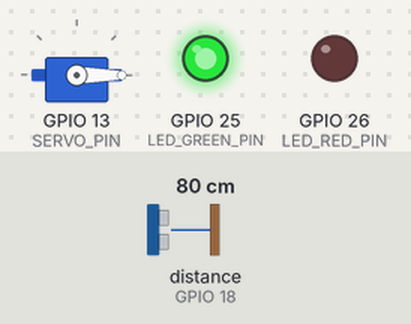
Bench run of a sketch on a simulated ESP32. Shown: servo, output pins drawn as LEDs (lit = HIGH). Wiring (inferred from the names in the program): ultrasonic range finder: trigger GPIO 5; echo GPIO 18. The inputs (shaded band) are chosen by the test bench; at power-on: distance to the obstacle (sensor on GPIO 18) 80 cm. The echo pulse lasts 58.3 µs per cm; WiFi joins after 1.5 s; servers stay silent unless stated; uploads are accepted with an empty reply; pins used as bus, display or sensor lines are not drawn; what the sketch prints to the serial monitor is not drawn.

Above: at 0.6 s.
At 4.9 s:
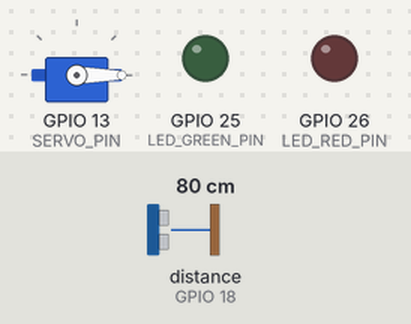
5.0 s: distance to the obstacle (sensor on GPIO 18) set to 54 cm
6.9 s: distance to the obstacle (sensor on GPIO 18) set to 46 cm
At 7.8 s:
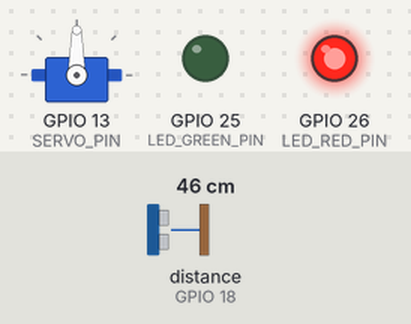
Timing chart, 0 to 9.9 s (numbered marks = the images above; inputs shaded):
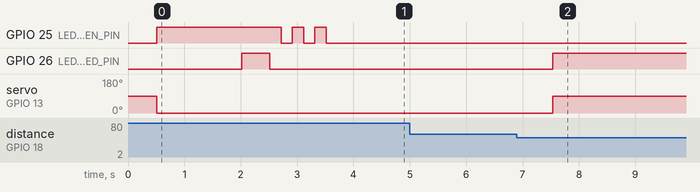

The sketch:

surepark_esp32.ino
```cpp
/**
 * SurePark Baguio — ESP32 Firmware
 * ==================================
 * Handles one parking slot per board.
 *
 * Hardware per slot:
 *   - HC-SR04 ultrasonic sensor  → detects car presence
 *   - SG90 / MG996R servo motor  → raises / lowers bollard
 *   - Green LED (GPIO 25)         → slot available
 *   - Red LED   (GPIO 26)         → slot occupied / bollard up
 *
 * Libraries required (install via Arduino Library Manager):
 *   - ArduinoJson   by Benoit Blanchon   (v6.x)
 *   - ESP32Servo    by Kevin Harrington
 *
 * Board: "ESP32 Dev Module"  (Tools → Board → ESP32 Arduino)
 *
 * ─────────────────────────────────────────────────────────────
 *  WIRING DIAGRAM
 * ─────────────────────────────────────────────────────────────
 *
 *  HC-SR04 Ultrasonic
 *  ┌──────────┐
 *  │ VCC  ────┼──── 5V
 *  │ GND  ────┼──── GND
 *  │ TRIG ────┼──── GPIO 5
 *  │ ECHO ────┼──── GPIO 18  (use a 1kΩ / 2kΩ voltage divider
 *  └──────────┘              to bring 5V echo → 3.3V for ESP32)
 *
 *  SG90 Servo (bollard motor)
 *  ┌──────────┐
 *  │ VCC  ────┼──── 5V  (external 5V supply recommended)
 *  │ GND  ────┼──── GND (shared with ESP32)
 *  │ PWM  ────┼──── GPIO 13
 *  └──────────┘
 *
 *  Status LEDs
 *  Green LED  anode ─ 220Ω ─ GPIO 25 ─ GND
 *  Red   LED  anode ─ 220Ω ─ GPIO 26 ─ GND
 *
 * ─────────────────────────────────────────────────────────────
 *  CONFIGURATION  (edit the four lines below before flashing)
 * ─────────────────────────────────────────────────────────────
 */

// =============================================================
//  STEP 1 — CHANGE THESE 4 VALUES BEFORE UPLOADING
//  (everything else can stay as-is for first test)
// =============================================================
#define WIFI_SSID        "YOUR_WIFI_NAME"       // your WiFi network name
#define WIFI_PASSWORD    "YOUR_WIFI_PASSWORD"   // your WiFi password
#define SERVER_IP        "192.168.1.100"        // PC IP running npm run dev
                                                // Windows: run ipconfig
                                                // Mac/Linux: run ifconfig
#define SLOT_ID          1                      // 1 to 5, one per ESP32 board
// =============================================================

// =============================================================
//  STEP 2 — CHECK YOUR PIN WIRING MATCHES THESE
//  Change the numbers if you used different GPIO pins
// =============================================================
#define TRIG_PIN         5    // HC-SR04 TRIG  → GPIO 5
#define ECHO_PIN         18   // HC-SR04 ECHO  → GPIO 18 (via voltage divider!)
#define SERVO_PIN        13   // SG90 signal   → GPIO 13
#define LED_GREEN_PIN    25   // Green LED     → GPIO 25 (via 220 ohm resistor)
#define LED_RED_PIN      26   // Red LED       → GPIO 26 (via 220 ohm resistor)
// =============================================================

// =============================================================
//  STEP 3 — TUNE THESE IF NEEDED AFTER FIRST TEST
// =============================================================
#define SERVER_PORT      3000   // Next.js default port — do not change
#define SERVO_UP_DEG     90     // Servo angle when bollard is RAISED (blocking)
#define SERVO_DOWN_DEG   0      // Servo angle when bollard is LOWERED (open)
#define CAR_DISTANCE_CM  50     // If sensor reads below this → car is present
                                // Increase if sensor triggers too early
                                // Decrease if car is not being detected
#define SENSOR_INTERVAL  200    // Read sensor every 200 ms
#define POLL_INTERVAL    2000   // Ask server for bollard command every 2 s
#define DEBOUNCE_COUNT   3      // Need 3 same readings in a row to confirm change
                                // Prevents false triggers from sensor noise
// =============================================================

#include <WiFi.h>
#include <HTTPClient.h>
#include <ArduinoJson.h>
#include <ESP32Servo.h>

// ---------- runtime state (do not edit) ----------------------
Servo  bollardServo;
bool   carPresent        = false;
bool   lastReportedState = false;
bool   bollardIsUp       = false;
int    debounceCounter   = 0;
unsigned long lastSensorMs = 0;
unsigned long lastPollMs   = 0;

// =============================================================
//  FUNCTION: readDistanceCm
//  Fires the HC-SR04 and returns distance in centimetres.
//  Returns 999.0 if nothing is detected (timeout).
// =============================================================
float readDistanceCm() {
  digitalWrite(TRIG_PIN, LOW);
  delayMicroseconds(2);
  digitalWrite(TRIG_PIN, HIGH);
  delayMicroseconds(10);
  digitalWrite(TRIG_PIN, LOW);

  long duration = pulseIn(ECHO_PIN, HIGH, 30000); // wait max 30 ms for echo
  if (duration == 0) return 999.0;                // no echo returned
  return (duration * 0.0343f) / 2.0f;            // convert to cm
}

// =============================================================
//  FUNCTION: moveBollard
//  Moves the servo and updates the status LEDs.
//  raise = true  → servo goes to SERVO_UP_DEG,   red LED ON
//  raise = false → servo goes to SERVO_DOWN_DEG, green LED ON
// =============================================================
void moveBollard(bool raise) {
  int targetDeg = raise ? SERVO_UP_DEG : SERVO_DOWN_DEG;
  bollardServo.write(targetDeg);
  bollardIsUp = raise;

  digitalWrite(LED_RED_PIN,   raise ? HIGH : LOW);
  digitalWrite(LED_GREEN_PIN, raise ? LOW  : HIGH);

  Serial.print("[BOLLARD] ");
  Serial.println(raise ? "RAISED (blocking)" : "LOWERED (open)");
}

// =============================================================
//  FUNCTION: postSensorEvent
//  Sends car presence data to the web server.
//  The server then updates the parking slot status automatically.
//
//  Sends to: POST http://<SERVER_IP>:3000/api/sensor
//  Body:     { "slotId": 1, "carPresent": true/false }
// =============================================================
void postSensorEvent(bool presence) {
  if (WiFi.status() != WL_CONNECTED) {
    Serial.println("[SENSOR] WiFi not connected, skipping POST");
    return;
  }

  HTTPClient http;
  String url = String("http://") + SERVER_IP + ":" + SERVER_PORT + "/api/sensor";
  http.begin(url);
  http.addHeader("Content-Type", "application/json");
  http.setTimeout(5000); // 5 second timeout

  // Build JSON body
  StaticJsonDocument<64> doc;
  doc["slotId"]     = SLOT_ID;
  doc["carPresent"] = presence;
  String body;
  serializeJson(doc, body);

  int httpCode = http.POST(body);
  http.end();

  Serial.print("[SENSOR] POST to server → HTTP ");
  Serial.print(httpCode);
  Serial.print("  body: ");
  Serial.println(body);

  if (httpCode == 200) {
    Serial.println("[SENSOR] Server acknowledged. Slot status updated.");
    lastReportedState = presence;
  } else {
    Serial.println("[SENSOR] Server error or unreachable. Will retry next change.");
  }
}

// =============================================================
//  FUNCTION: pollBollardCommand
//  Asks the server what position the bollard should be in.
//  The web app dashboard controls this when user clicks
//  "Raise Bollard" or "Lower Bollard".
//
//  Calls: GET http://<SERVER_IP>:3000/api/bollard?slotId=1
//  Response: { "bollardUp": true/false }
// =============================================================
void pollBollardCommand() {
  if (WiFi.status() != WL_CONNECTED) return;

  HTTPClient http;
  String url = String("http://") + SERVER_IP + ":" + SERVER_PORT
               + "/api/bollard?slotId=" + String(SLOT_ID);
  http.begin(url);
  http.setTimeout(5000);

  int httpCode = http.GET();

  if (httpCode == 200) {
    String payload = http.getString();
    StaticJsonDocument<128> doc;
    DeserializationError err = deserializeJson(doc, payload);

    if (!err) {
      bool serverWantsBollardUp = doc["bollardUp"].as<bool>();

      // Only move if the desired state is different from current state
      if (serverWantsBollardUp != bollardIsUp) {
        Serial.print("[BOLLARD] Server command received → ");
        Serial.println(serverWantsBollardUp ? "RAISE" : "LOWER");
        moveBollard(serverWantsBollardUp);
      }
    } else {
      Serial.println("[BOLLARD] Failed to parse server response");
    }
  } else {
    Serial.print("[BOLLARD] Server poll failed → HTTP ");
    Serial.println(httpCode);
  }

  http.end();
}

// =============================================================
//  FUNCTION: connectWifi
//  Connects to WiFi. Blinks red LED while connecting.
//  Will keep retrying forever until connected.
// =============================================================
void connectWifi() {
  Serial.print("[WIFI] Connecting to: ");
  Serial.println(WIFI_SSID);

  WiFi.mode(WIFI_STA);
  WiFi.begin(WIFI_SSID, WIFI_PASSWORD);

  int dots = 0;
  while (WiFi.status() != WL_CONNECTED) {
    delay(500);
    Serial.print(".");
    dots++;

    // Blink red LED while connecting
    digitalWrite(LED_RED_PIN, dots % 2 == 0 ? HIGH : LOW);

    if (dots >= 40) {
      Serial.println();
      Serial.println("[WIFI] Still trying...");
      dots = 0;
    }
  }

  digitalWrite(LED_RED_PIN, LOW);
  Serial.println();
  Serial.print("[WIFI] Connected! ESP32 IP address: ");
  Serial.println(WiFi.localIP());
}

// =============================================================
//  SETUP — runs once when ESP32 powers on or resets
// =============================================================
void setup() {
  Serial.begin(115200);
  delay(500); // give Serial Monitor time to open
  Serial.println("========================================");
  Serial.println("  SurePark Baguio — ESP32 Firmware");
  Serial.print  ("  Slot ID: ");
  Serial.println(SLOT_ID);
  Serial.println("========================================");

  // Configure GPIO pins
  pinMode(TRIG_PIN,      OUTPUT);
  pinMode(ECHO_PIN,      INPUT);
  pinMode(LED_GREEN_PIN, OUTPUT);
  pinMode(LED_RED_PIN,   OUTPUT);

  // Start LEDs off
  digitalWrite(LED_GREEN_PIN, LOW);
  digitalWrite(LED_RED_PIN,   LOW);

  // Attach servo and start in LOWERED (open) position
  bollardServo.attach(SERVO_PIN);
  Serial.println("[BOLLARD] Starting in LOWERED position...");
  moveBollard(false);
  delay(500);

  // Connect to WiFi
  connectWifi();

  // Flash green LED 3 times = ready
  for (int i = 0; i < 3; i++) {
    digitalWrite(LED_GREEN_PIN, HIGH); delay(200);
    digitalWrite(LED_GREEN_PIN, LOW);  delay(200);
  }

  Serial.println("[SYSTEM] Ready. Monitoring slot...");
  Serial.println();
}

// =============================================================
//  LOOP — runs repeatedly forever
// =============================================================
void loop() {
  unsigned long now = millis();

  // -----------------------------------------------------------
  //  TASK 1: Read ultrasonic sensor every SENSOR_INTERVAL ms
  // -----------------------------------------------------------
  if (now - lastSensorMs >= SENSOR_INTERVAL) {
    lastSensorMs = now;

    float distanceCm = readDistanceCm();
    bool  carDetected = (distanceCm < CAR_DISTANCE_CM);

    Serial.print("[SENSOR] Distance: ");
    Serial.print(distanceCm);
    Serial.print(" cm  →  Car: ");
    Serial.println(carDetected ? "DETECTED" : "none");

    // Debounce: require DEBOUNCE_COUNT same readings before acting
    if (carDetected == carPresent) {
      debounceCounter = 0; // reading matches current state, reset
    } else {
      debounceCounter++;
      Serial.print("[SENSOR] State change candidate (");
      Serial.print(debounceCounter);
      Serial.print("/");
      Serial.print(DEBOUNCE_COUNT);
      Serial.println(")");

      if (debounceCounter >= DEBOUNCE_COUNT) {
        carPresent      = carDetected;
        debounceCounter = 0;
        Serial.print("[SENSOR] CONFIRMED: car is now ");
        Serial.println(carPresent ? "PRESENT" : "GONE");

        // Only POST to server if the state actually changed from last report
        if (carPresent != lastReportedState) {
          postSensorEvent(carPresent);
        }

        // If car just arrived, raise bollard immediately (local response)
        // Server will also confirm this via bollard poll below
        if (carPresent && !bollardIsUp) {
          moveBollard(true);
        }
      }
    }
  }

  // -----------------------------------------------------------
  //  TASK 2: Poll server for bollard command every POLL_INTERVAL ms
  //  This lets the web dashboard remotely raise/lower the bollard
  // -----------------------------------------------------------
  if (now - lastPollMs >= POLL_INTERVAL) {
    lastPollMs = now;
    pollBollardCommand();
  }

  // -----------------------------------------------------------
  //  TASK 3: Reconnect WiFi if connection drops
  // -----------------------------------------------------------
  if (WiFi.status() != WL_CONNECTED) {
    Serial.println("[WIFI] Connection lost. Reconnecting...");
    WiFi.reconnect();
    delay(2000);
  }
}
```

Measured:
- the behaviour switches between 51 and 50 cm on distance to the obstacle (sensor on GPIO 18) (found by bisection; images 1 and 2)
- after the input at 5.0 s, every drawn part: stays the same
- after the input at 6.9 s, GPIO 26 (LED_RED_PIN): LOW → HIGH after 0.63 s; servo on GPIO 13 (SERVO_PIN): 0° → 90° after 0.63 s
